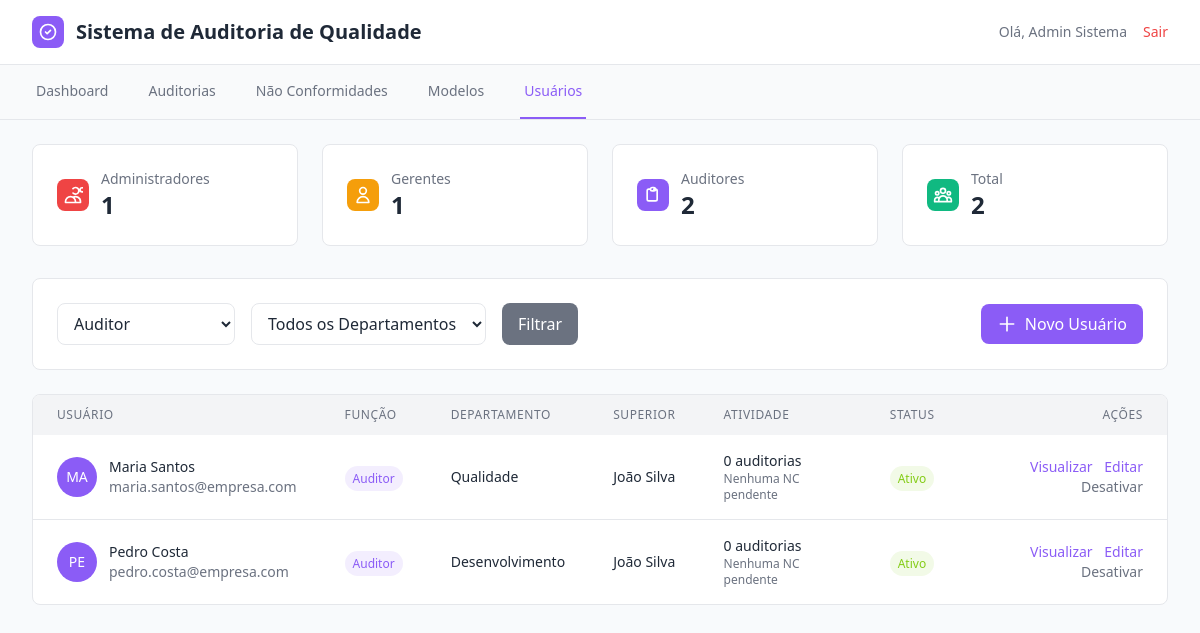
Screenshot of /usuarios.php?funcao=auditor (signed in) with the database file from the repository.
### tables this page shows
CREATE TABLE usuarios (
    id INT AUTO_INCREMENT PRIMARY KEY,
    nome VARCHAR(255) NOT NULL,
    email VARCHAR(255) UNIQUE NOT NULL,
    senha VARCHAR(255) NOT NULL,
    funcao ENUM('auditor', 'gerente', 'admin') DEFAULT 'auditor',
    departamento VARCHAR(100),
    superior_id INT,
    criado_em TIMESTAMP DEFAULT CURRENT_TIMESTAMP,
    atualizado_em TIMESTAMP DEFAULT CURRENT_TIMESTAMP ON UPDATE CURRENT_TIMESTAMP,
    FOREIGN KEY (superior_id) REFERENCES usuarios(id)
);

### includes/auth.php (called while the page is built, shortened)
<?php
function getUsuarioAtual() {
    $database = new Conexao();
    $db = $database->getConexao();
    $query = "SELECT * FROM usuarios WHERE id = :id";
    $stmt = $db->prepare($query);
    $stmt->bindParam(':id', $_SESSION['id_usuario']);
    $stmt->execute();
    return $stmt->fetch();
}
?>

### usuarios.php (the view, shortened to what this page needs)
<?php
require_once 'includes/auth.php';
$usuario = getUsuarioAtual();
$database = new Conexao();
$db = $database->getConexao();
$funcao_filtro = $_GET['funcao'] ?? '';
$where_conditions = [];
$params = [];
if ($funcao_filtro) {
    $where_conditions[] = "u.funcao = :funcao";
    $params[':funcao'] = $funcao_filtro;
}
$where_clause = !empty($where_conditions) ? 'WHERE ' . implode(' AND ', $where_conditions) : '';
$query = "SELECT u.*, s.nome as nome_superior,
          (SELECT COUNT(*) FROM auditorias WHERE auditor_id = u.id) as total_auditorias,
          (SELECT COUNT(*) FROM nao_conformidades WHERE responsavel_id = u.id AND status IN ('aberto', 'em_progresso')) as ncs_pendentes
          FROM usuarios u
          LEFT JOIN usuarios s ON u.superior_id = s.id
          $where_clause
          ORDER BY u.nome";
$stmt = $db->prepare($query);
foreach ($params as $param => $value) {
    $stmt->bindValue($param, $value);
}
$stmt->execute();
$usuarios = $stmt->fetchAll();
$query = "SELECT funcao, COUNT(*) as total FROM usuarios GROUP BY funcao";
$stmt = $db->prepare($query);
$stmt->execute();
$stats_funcao = [];
foreach ($stmt->fetchAll() as $row) {
    $stats_funcao[$row['funcao']] = $row['total'];
}
?>
<!DOCTYPE html>
<html lang="pt-BR">
<head>
    <script src="https://cdn.tailwindcss.com"></script>
    <script src="assets/css/tailwind-config.js"></script>
    <link rel="stylesheet" href="assets/css/style.css">
</head>
<body class="bg-background">
    <header class="bg-card border-b border-border">
        <div class="max-w-7xl mx-auto px-4 sm:px-6 lg:px-8">
            <div class="flex justify-between items-center py-4">
                <div class="flex items-center">
                    <div class="h-8 w-8 bg-accent rounded-lg flex items-center justify-center mr-3">
                        <svg class="h-5 w-5 text-accent-foreground" fill="none" stroke="currentColor" viewBox="0 0 24 24">
                            <path stroke-linecap="round" stroke-linejoin="round" stroke-width="2" d="M9 12l2 2 4-4m6 2a9 9 0 11-18 0 9 9 0 0118 0z"></path>
                        </svg>
                    </div>
                    <h1 class="text-xl font-bold text-foreground">Sistema de Auditoria de Qualidade</h1>
                </div>
                <div class="flex items-center space-x-4">
                    <span class="text-sm text-muted-foreground">Olá, <?php echo htmlspecialchars($usuario['nome']); ?></span>
                    <a href="logout.php" class="text-sm text-destructive hover:text-destructive/80">Sair</a>
                </div>
            </div>
        </div>
    </header>
    <nav class="bg-sidebar border-b border-sidebar-border">
        <div class="max-w-7xl mx-auto px-4 sm:px-6 lg:px-8">
            <div class="flex space-x-8">
                <a href="index.php" class="border-b-2 border-transparent text-sidebar-foreground hover:text-sidebar-accent hover:border-sidebar-accent py-4 px-1 text-sm font-medium">Dashboard</a>
                <a href="auditorias.php" class="border-b-2 border-transparent text-sidebar-foreground hover:text-sidebar-accent hover:border-sidebar-accent py-4 px-1 text-sm font-medium">Auditorias</a>
                <a href="nao-conformidades.php" class="border-b-2 border-transparent text-sidebar-foreground hover:text-sidebar-accent hover:border-sidebar-accent py-4 px-1 text-sm font-medium">Não Conformidades</a>
                <a href="modelos.php" class="border-b-2 border-transparent text-sidebar-foreground hover:text-sidebar-accent hover:border-sidebar-accent py-4 px-1 text-sm font-medium">Modelos</a>
                <a href="usuarios.php" class="border-b-2 border-sidebar-accent text-sidebar-accent py-4 px-1 text-sm font-medium">Usuários</a>
            </div>
        </div>
    </nav>
    <main class="max-w-7xl mx-auto py-6 px-4 sm:px-6 lg:px-8">
        <div class="grid grid-cols-1 md:grid-cols-4 gap-6 mb-8">
            <div class="bg-card rounded-lg p-6 border border-border">
                <div class="flex items-center">
                    <div class="h-8 w-8 bg-destructive rounded-lg flex items-center justify-center mr-3">
                        <svg class="h-5 w-5 text-white" fill="none" stroke="currentColor" viewBox="0 0 24 24">
                            <path stroke-linecap="round" stroke-linejoin="round" stroke-width="2" d="M12 4.354a4 4 0 110 5.292M15 21H3v-1a6 6 0 0112 0v1zm0 0h6v-1a6 6 0 00-9-5.197m13.5-9a2.5 2.5 0 11-5 0 2.5 2.5 0 015 0z"></path>
                        </svg>
                    </div>
                    <div>
                        <p class="text-sm font-medium text-muted-foreground">Administradores</p>
                        <p class="text-2xl font-bold text-foreground"><?php echo $stats_funcao['admin'] ?? 0; ?></p>
                    </div>
                </div>
            </div>
            <div class="bg-card rounded-lg p-6 border border-border">
                <div class="flex items-center">
                    <div class="h-8 w-8 bg-chart-3 rounded-lg flex items-center justify-center mr-3">
                        <svg class="h-5 w-5 text-white" fill="none" stroke="currentColor" viewBox="0 0 24 24">
                            <path stroke-linecap="round" stroke-linejoin="round" stroke-width="2" d="M16 7a4 4 0 11-8 0 4 4 0 018 0zM12 14a7 7 0 00-7 7h14a7 7 0 00-7-7z"></path>
                        </svg>
                    </div>
                    <div>
                        <p class="text-sm font-medium text-muted-foreground">Gerentes</p>
                        <p class="text-2xl font-bold text-foreground"><?php echo $stats_funcao['gerente'] ?? 0; ?></p>
                    </div>
                </div>
            </div>
            <div class="bg-card rounded-lg p-6 border border-border">
                <div class="flex items-center">
                    <div class="h-8 w-8 bg-chart-1 rounded-lg flex items-center justify-center mr-3">
                        <svg class="h-5 w-5 text-white" fill="none" stroke="currentColor" viewBox="0 0 24 24">
                            <path stroke-linecap="round" stroke-linejoin="round" stroke-width="2" d="M9 5H7a2 2 0 00-2 2v10a2 2 0 002 2h8a2 2 0 002-2V7a2 2 0 00-2-2h-2M9 5a2 2 0 002 2h2a2 2 0 002-2M9 5a2 2 0 012-2h2a2 2 0 012 2"></path>
                        </svg>
                    </div>
                    <div>
                        <p class="text-sm font-medium text-muted-foreground">Auditores</p>
                        <p class="text-2xl font-bold text-foreground"><?php echo $stats_funcao['auditor'] ?? 0; ?></p>
                    </div>
                </div>
            </div>
            <div class="bg-card rounded-lg p-6 border border-border">
                <div class="flex items-center">
                    <div class="h-8 w-8 bg-chart-4 rounded-lg flex items-center justify-center mr-3">
                    </div>
                    <div>
                        <p class="text-sm font-medium text-muted-foreground">Total</p>
                        <p class="text-2xl font-bold text-foreground"><?php echo count($usuarios); ?></p>
                    </div>
                </div>
            </div>
        </div>
        <div class="bg-card rounded-lg border border-border p-6 mb-6">
            <div class="flex flex-col md:flex-row md:items-center md:justify-between space-y-4 md:space-y-0">
                <div class="flex flex-col md:flex-row space-y-4 md:space-y-0 md:space-x-4">
                    <form method="GET" class="flex flex-col md:flex-row space-y-4 md:space-y-0 md:space-x-4">
                        <div>
                            <select name="funcao" class="px-3 py-2 bg-input border border-border rounded-lg focus:outline-none focus:ring-2 focus:ring-accent">
                                <option value="auditor" <?php echo $funcao_filtro === 'auditor' ? 'selected' : ''; ?>>Auditor</option>
                            </select>
                        </div>
                        <div>
                            <select name="departamento" class="px-3 py-2 bg-input border border-border rounded-lg focus:outline-none focus:ring-2 focus:ring-accent">
                                <option value="">Todos os Departamentos</option>
                            </select>
                        </div>
                        <button type="submit" class="px-4 py-2 bg-secondary text-secondary-foreground hover:bg-secondary/90 rounded-lg transition-colors">
                            Filtrar
                        </button>
                    </form>
                </div>
                <a href="create-usuario.php" class="inline-flex items-center px-4 py-2 bg-accent text-accent-foreground hover:bg-accent/90 rounded-lg transition-colors">
                    <svg class="h-5 w-5 mr-2" fill="none" stroke="currentColor" viewBox="0 0 24 24">
                        <path stroke-linecap="round" stroke-linejoin="round" stroke-width="2" d="M12 4v16m8-8H4"></path>
                    </svg>
                    Novo Usuário
                </a>
            </div>
        </div>
        <div class="bg-card rounded-lg border border-border overflow-hidden">
            <div class="overflow-x-auto">
                <table class="w-full">
                    <thead class="bg-muted">
                        <tr>
                            <th class="px-6 py-3 text-left text-xs font-medium text-muted-foreground uppercase tracking-wider">Usuário</th>
                            <th class="px-6 py-3 text-left text-xs font-medium text-muted-foreground uppercase tracking-wider">Função</th>
                            <th class="px-6 py-3 text-left text-xs font-medium text-muted-foreground uppercase tracking-wider">Departamento</th>
                            <th class="px-6 py-3 text-left text-xs font-medium text-muted-foreground uppercase tracking-wider">Superior</th>
                            <th class="px-6 py-3 text-left text-xs font-medium text-muted-foreground uppercase tracking-wider">Atividade</th>
                            <th class="px-6 py-3 text-left text-xs font-medium text-muted-foreground uppercase tracking-wider">Status</th>
                            <th class="px-6 py-3 text-right text-xs font-medium text-muted-foreground uppercase tracking-wider">Ações</th>
                        </tr>
                    </thead>
                    <tbody class="divide-y divide-border">
                        <?php foreach ($usuarios as $user): ?>
                        <tr class="hover:bg-muted/50">
                            <td class="px-6 py-4">
                                <div class="flex items-center">
                                    <div class="h-10 w-10 bg-accent rounded-full flex items-center justify-center mr-3">
                                        <span class="text-sm font-medium text-accent-foreground">
                                            <?php echo strtoupper(substr($user['nome'], 0, 2)); ?>
                                        </span>
                                    </div>
                                    <div>
                                        <div class="text-sm font-medium text-foreground"><?php echo htmlspecialchars($user['nome']); ?></div>
                                        <div class="text-sm text-muted-foreground"><?php echo htmlspecialchars($user['email']); ?></div>
                                    </div>
                                </div>
                            </td>
                            <td class="px-6 py-4">
                                <span class="px-2 py-1 text-xs font-medium rounded-full
                                    <?php
                                    switch($user['funcao']) {
                                        case 'auditor': echo 'bg-chart-1/10 text-chart-1'; break;
                                    }
                                    ?>">
                                    <?php
                                    switch($user['funcao']) {
                                        case 'auditor': echo 'Auditor'; break;
                                    }
                                    ?>
                                </span>
                            </td>
                            <td class="px-6 py-4 text-sm text-foreground"><?php echo htmlspecialchars($user['departamento'] ?? '-'); ?></td>
                            <td class="px-6 py-4 text-sm text-foreground"><?php echo htmlspecialchars($user['nome_superior'] ?? '-'); ?></td>
                            <td class="px-6 py-4">
                                <div class="text-sm text-foreground"><?php echo $user['total_auditorias']; ?> auditorias</div>
                                <?php if ($user['ncs_pendentes'] > 0): ?>
                                    <div class="text-xs text-destructive"><?php echo $user['ncs_pendentes']; ?> NCs pendentes</div>
                                <?php else: ?>
                                    <div class="text-xs text-muted-foreground">Nenhuma NC pendente</div>
                                <?php endif; ?>
                            </td>
                            <td class="px-6 py-4">
                                <span class="px-2 py-1 text-xs font-medium rounded-full bg-chart-5/10 text-chart-5">
                                    Ativo
                                </span>
                            </td>
                            <td class="px-6 py-4 text-right text-sm font-medium space-x-2">
                                <a href="view-usuario.php?id=<?php echo $user['id']; ?>"
                                   class="text-chart-1 hover:text-chart-1/80">Visualizar</a>
                                <?php if ($user['id'] != $usuario['id']): ?>
                                    <a href="edit-usuario.php?id=<?php echo $user['id']; ?>"
                                       class="text-accent hover:text-accent/80">Editar</a>
                                <?php endif; ?>
                                <?php if ($usuario['funcao'] === 'admin' && $user['id'] != $usuario['id']): ?>
                                    <button onclick="toggleUserStatus(<?php echo $user['id']; ?>)"
                                            class="text-secondary hover:text-secondary/80">
                                        Desativar
                                    </button>
                                <?php endif; ?>
                            </td>
                        </tr>
                        <?php endforeach; ?>
                    </tbody>
                </table>
            </div>
        </div>
    </main>
</body>
</html>

### assets/css/style.css (style rules this page uses)
* { margin: 0; padding: 0; box-sizing: border-box; }
html { scroll-behavior: smooth; overflow-x: hidden; }
body { font-family: "Segoe UI", Tahoma, Geneva, Verdana, sans-serif; background-color: #f8fafc; color: #1f2937; line-height: 1.6; overflow-x: hidden; min-height: 100vh; }
.text-right { text-align: right; }
.flex { display: flex; }
.justify-between { justify-content: space-between; }
.items-center { align-items: center; }
.container, main, header, nav { max-width: 100%; overflow-x: hidden; }

### rows the page displays
usuarios: nome "Admin Sistema"
usuarios: nome "MA", nome "Maria Santos", email "maria.santos@empresa.com", funcao "Auditor", departamento "Qualidade", superior.nome "João Silva", total_auditorias "0"
usuarios: nome "PE", nome "Pedro Costa", email "pedro.costa@empresa.com", funcao "Auditor", departamento "Desenvolvimento", superior.nome "João Silva", total_auditorias "0"

### other values shown
$stats_funcao['admin'] "1"
$stats_funcao['gerente'] "1"
$stats_funcao['auditor'] "2"
count($usuarios) "2"
